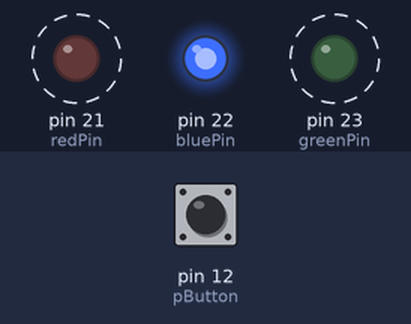
Bench run of a sketch on a simulated Arduino Mega 2560, built with avr-gcc and run on an emulated ATmega2560. Shown: output pins drawn as LEDs (lit = HIGH). Dashed ring = blinking. The inputs (shaded band) are chosen by the test bench; at power-on: pin 12 (pButton) HIGH. Random numbers use the default seed unless the sketch sets one.

Above: at 1.0 s.
2.1 s: pin 12 (pButton) pulled LOW for 0.5 s
4.1 s: pin 12 (pButton) pulled LOW for 1 s
At 5.7 s:
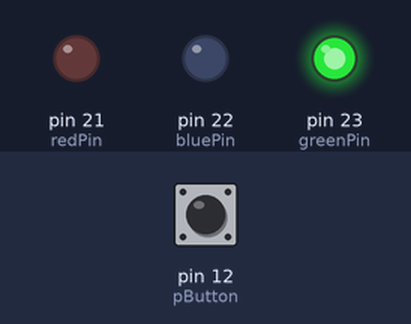
6.6 s: pin 12 (pButton) pulled LOW for 3.2 s
At 10.6 s:
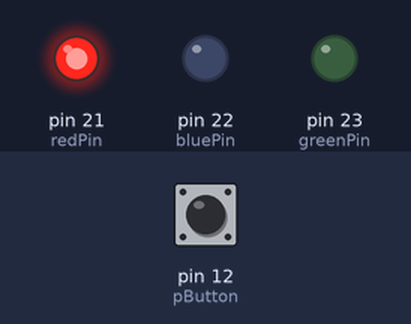
Timing chart, 0 to 12.1 s (numbered marks = the images above; inputs shaded):
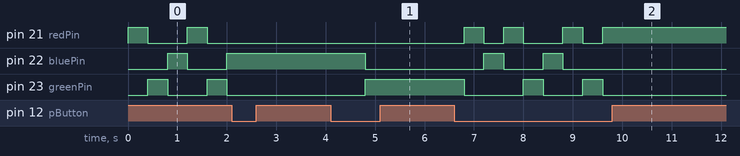

Measured:
- after the input at 2.1 s, every drawn part: stays the same
- after the input at 4.1 s, pin 22 (bluePin): HIGH → LOW after 0.70 s; pin 23 (greenPin): LOW → HIGH after 0.70 s
- after the input at 6.6 s, pin 21 (redPin): goes HIGH 0.40 s, LOW 0.40 s, HIGH 0.40 s, LOW 0.80 s, HIGH 0.40 s, LOW 0.40 s, then HIGH, starting after 0.20 s; pin 22 (bluePin): alternates HIGH for 0.40 s and LOW for 0.80 s, 4 changes in all, then stays LOW, starting after 0.60 s
- by itself, pin 21 (redPin), pin 23 (greenPin): alternates HIGH for 0.40 s and LOW for 0.80 s

The sketch:

Lab3_ButtonColors.ino
```cpp
int redPin =  21;
int greenPin =  23;
int bluePin =  22;
int pButton = 12;

int led[3] = { redPin, greenPin, bluePin };
int iCount = 0;
int iPaused = 0;

void setup()
{
  pinMode(redPin, OUTPUT);
  pinMode(greenPin, OUTPUT);
  pinMode(bluePin, OUTPUT);
  pinMode(pButton, INPUT);
}

void loop() {
  analogWrite(led[0], 150);
  analogWrite(led[1], 0);
  analogWrite(led[2], 0);
  delay(400);

  if (digitalRead(pButton) == LOW)
    if (iCount++ > 1) {
      int randomNum = random(1,3);
      for (int i=0; i<randomNum;i++) {
        int temp = led[0];
        for(int i =0; i<2; i++)
          led[i] = led[i+1];
        led[2] = temp;
      }
    } else
      iPaused = 1;

  if(iPaused == 0) {
    int temp = led[0];
    for(int i =0; i<2; i++)
      led[i] = led[i+1];
    led[2] = temp;
  }
}
```
